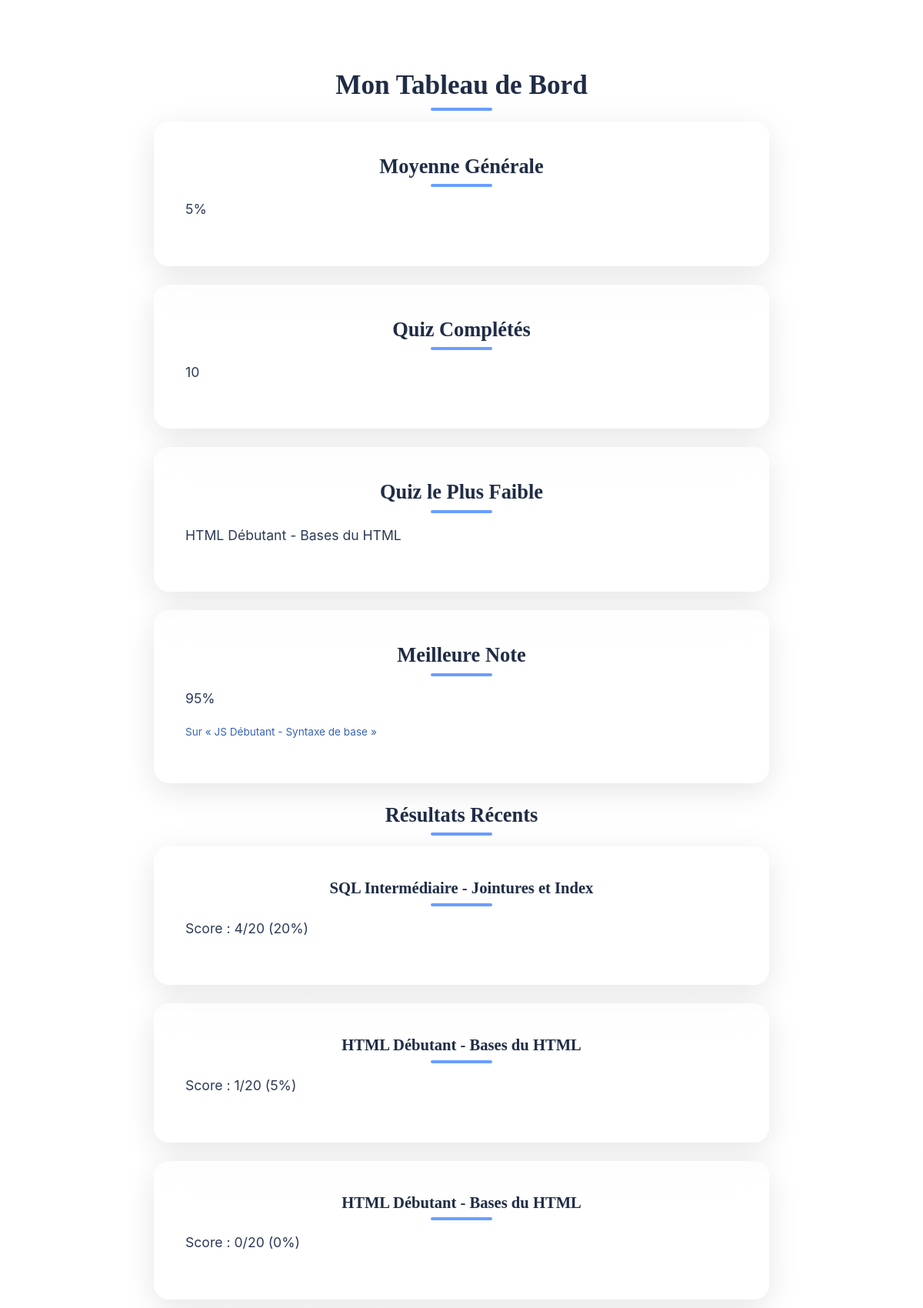
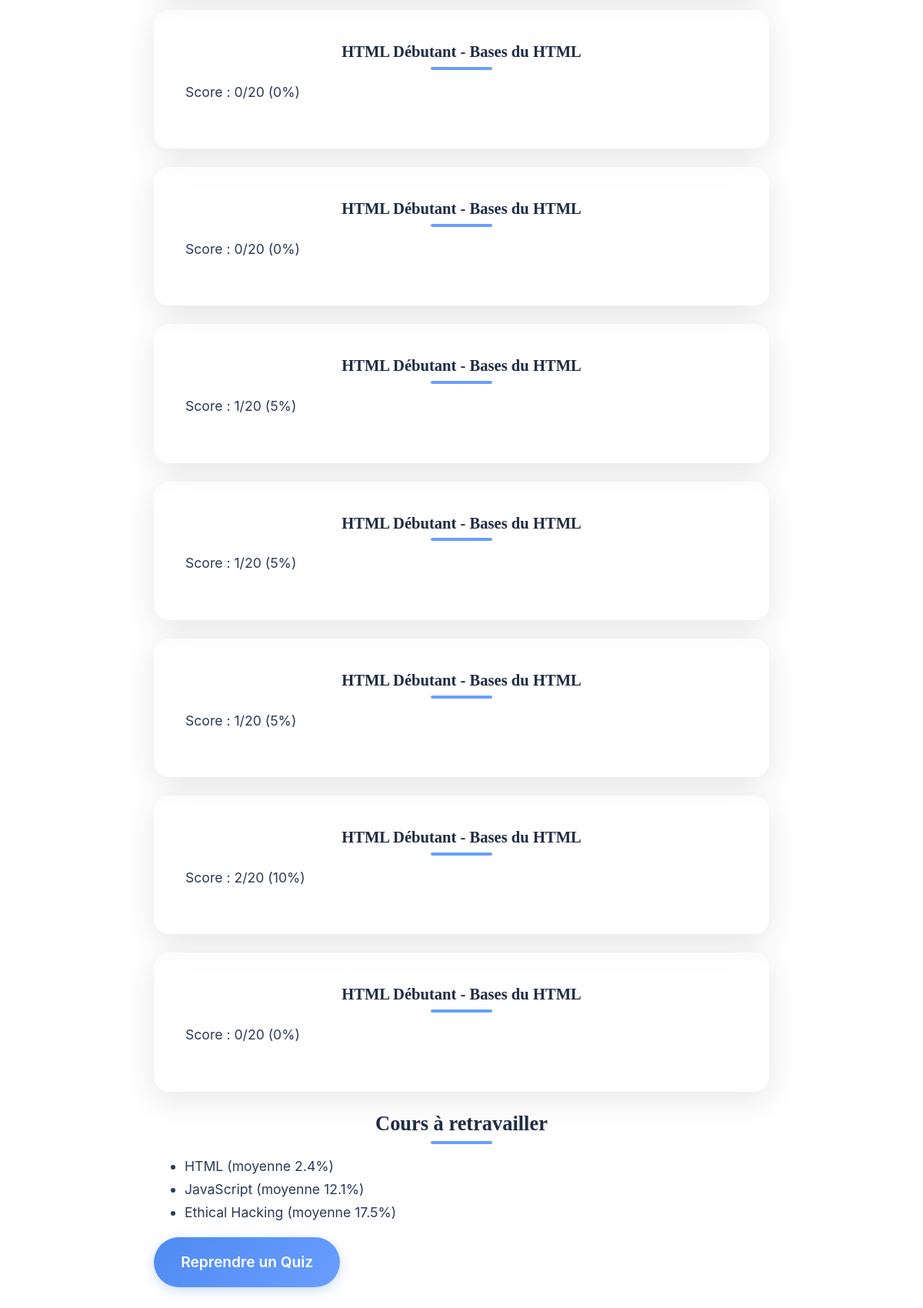
Page /evaluation/dashboard.php (signed in, upper part) on the committed database (2 pictures, top to bottom).
### tables this page shows
CREATE TABLE `quiz_results` (
  `id` int(11) NOT NULL,
  `user_id` int(11) NOT NULL,
  `quiz_id` int(11) NOT NULL,
  `score` int(11) NOT NULL,
  `total_questions` int(11) NOT NULL,
  `session_id` varchar(128) NOT NULL,
  `created_at` timestamp NOT NULL DEFAULT current_timestamp()
);

CREATE TABLE `quiz` (
  `id` int(11) NOT NULL,
  `cours_id` int(11) DEFAULT NULL,
  `niveau` enum('1','2','3') DEFAULT NULL,
  `title` varchar(255) DEFAULT NULL,
  `total_questions` int(11) DEFAULT 20,
  `description` text DEFAULT NULL
);

CREATE TABLE `cours` (
  `id` int(11) NOT NULL,
  `titre` varchar(100) NOT NULL,
  `description` text DEFAULT NULL
);

### evaluation/dashboard.php (the view, shortened to what this page needs)
<?php
include_once('includes/functions.php');
$user_id = (int) $_SESSION['user_id'];
try {
    $stmt = $pdo->prepare(
        "SELECT q.title AS quiz_title, qr.score, qr.total_questions
         FROM quiz_results qr
         JOIN quiz q ON qr.quiz_id = q.id
         WHERE qr.user_id = ?
         ORDER BY qr.id DESC
         LIMIT 10"
    );
    $stmt->execute([$user_id]);
    $recentProgress = $stmt->fetchAll(PDO::FETCH_ASSOC);
    $toWorkStmt = $pdo->prepare(
        "SELECT
            c.id,
            c.titre AS cours,
            ROUND(AVG(qr.score/qr.total_questions*100), 1) AS avg_pct
         FROM quiz_results qr
         JOIN quiz q ON qr.quiz_id = q.id
         JOIN cours c ON q.cours_id = c.id
         WHERE qr.user_id = ?
         GROUP BY c.id
         HAVING avg_pct < 50
         ORDER BY avg_pct ASC
         LIMIT 3"
    );
    $toWorkStmt->execute([$user_id]);
    $courseToWork = $toWorkStmt->fetchAll(PDO::FETCH_ASSOC);
    $maxQuizStmt = $pdo->prepare("
        SELECT
            qr.score,
            qr.total_questions,
            q.title AS quiz_title
        FROM quiz_results qr
        JOIN quiz q ON qr.quiz_id = q.id
        WHERE qr.user_id = ?
        ORDER BY (qr.score/qr.total_questions) DESC
        LIMIT 1
    ");
    $maxQuizStmt->execute([$user_id]);
    $maxQuizData = $maxQuizStmt->fetch(PDO::FETCH_ASSOC);
    if ($maxQuizData) {
        $maxScore     = (int) $maxQuizData['score'];
        $maxTotal     = (int) $maxQuizData['total_questions'];
        $maxPct       = $maxTotal > 0 ? round($maxScore / $maxTotal * 100) : 0;
        $maxQuizTitle = htmlspecialchars($maxQuizData['quiz_title']);
    } else {
        $maxPct       = 0;
        $maxQuizTitle = '—';
    }
    $scores = array_column($recentProgress, 'score');
    $totals = array_column($recentProgress, 'total_questions');
    $average = (!empty($scores) && array_sum($totals) > 0)
        ? round(array_sum($scores) / array_sum($totals) * 100)
        : 0;
    $completed = count($recentProgress);
    $weakest = null;
    if ($completed) {
        $percentages = [];
        foreach ($recentProgress as $item) {
            $percentages[] = ($item['total_questions'] > 0)
                ? ($item['score'] / $item['total_questions'] * 100)
                : 0;
        }
        $minIndex = array_keys($percentages, min($percentages))[0];
        $weakest = $recentProgress[$minIndex]['quiz_title'];
    }
} catch (Exception $e) {
    die("Erreur lors du chargement du tableau de bord : " . $e->getMessage());
}
?>
<!DOCTYPE html>
<html lang="fr">
<head>
    <link rel="stylesheet" href="assets/css/style.css">
</head>
<body>
    <div class="container">
        <h1>Mon Tableau de Bord</h1>
        <div class="dashboard-grid">
            <div class="metric-card">
                <h2>Moyenne Générale</h2>
                <p class="metric-value"><?= $average ?>%</p>
            </div>
            <div class="metric-card">
                <h2>Quiz Complétés</h2>
                <p class="metric-value"><?= $completed ?></p>
            </div>
            <div class="metric-card">
                <h2>Quiz le Plus Faible</h2>
                <p class="metric-value"><?= htmlspecialchars($weakest ?? '—') ?></p>
            </div>
            <div class="metric-card">
                <h2>Meilleure Note</h2>
                <p class="metric-value"><?= $maxPct ?>%</p>
                <p class="small-text">Sur « <?= htmlspecialchars($maxQuizTitle) ?> »</p>
            </div>
        </div>
        <section class="progress-section">
            <h2>Résultats Récents</h2>
            <?php if (!empty($recentProgress)): ?>
                <?php foreach ($recentProgress as $item): ?>
                    <div class="progress-card">
                        <h3><?= htmlspecialchars($item['quiz_title']) ?></h3>
                        <?php
                            $pct = ($item['total_questions'] > 0)
                                ? round($item['score'] / $item['total_questions'] * 100)
                                : 0;
                        ?>
                        <p>Score : <?= $item['score'] ?>/<?= $item['total_questions'] ?> (<?= $pct ?>%)</p>
                    </div>
                <?php endforeach; ?>
            <?php else: ?>
                <p>Aucun résultat trouvé. Lancez un quiz pour démarrer vos progrès !</p>
            <?php endif; ?>
        </section>
        <section class="to-work-section">
            <h2>Cours à retravailler </h2>
            <?php if (!empty($courseToWork)): ?>
                <ul>
                <?php foreach ($courseToWork as $cw): ?>
                    <li><?= htmlspecialchars($cw['cours']) ?> (moyenne <?= $cw['avg_pct'] ?>%)</li>
                <?php endforeach; ?>
                </ul>
            <?php else: ?>
                <p>Félicitations ! Toutes vos moyennes sont supérieures à 50 %.</p>
            <?php endif; ?>
        </section>
        <div class="btn-group">
            <a href="courses.php" class="btn">Reprendre un Quiz</a>
        </div>
        <section class="recommendation-section">
               <ul class="recommendation-list">
                  <?php include('recommender.php'); ?>
                </ul>
        </section>
    </div>
</body>
</html>

### evaluation/assets/css/style.css (style rules this page uses)
:root { --primary: #4e8af3; --secondary: #3762b5; --accent: #6a9eff; --background: #f5fafd; --text: #2b3a57; --highlight: #c8e5f7; --deep: #1f2c45; --light: #ffffff; --button-gradient: linear-gradient(135deg, #4e8af3, #6a9eff); --card-shadow: rgba(0, 0, 0, 0.1); --error: #f472b6; --error-bg: #fff1f2; --success: #34d399; --success-bg: #d1fae5; --glass-bg: rgba(255, 255, 255, 0.25); --glass-blur: blur(20px); }
body { font-family: 'Inter', sans-serif; background: url('../bg.jpg') no-repeat center center fixed; background-size: cover; color: var(--text); margin: 0; padding: 4rem; font-size: clamp(1rem, 2vw, 1.1rem); line-height: 1.7; position: relative; -webkit-font-smoothing: antialiased; -moz-osx-font-smoothing: grayscale; text-rendering: optimizeLegibility; }
body::before { content: ''; position: fixed; top: 0; left: 0; width: 100%; height: 100%; z-index: -1; opacity: 0.2; }
h1, h2, h3 { font-family: 'Merriweather', serif; color: var(--deep); text-align: center; margin: 0 0 1.5rem; font-weight: 700; line-height: 1.3; text-shadow: 0 1px 2px rgba(0, 0, 0, 0.05); position: relative; transition: all 0.3s ease; }
h1::after, h2::after, h3::after { content: ''; width: 80px; height: 4px; background: var(--accent); position: absolute; bottom: -10px; left: 50%; transform: translateX(-50%); border-radius: 2px; }
.container { max-width: 800px; margin: 0 auto; padding: 1.5rem; }
.progress-card, .recommendation-card, .level-card, .metric-card, .course-card, .intro-card, .question-card, .result-card { padding: 2.5rem; border-radius: 20px; box-shadow: 0 10px 40px var(--card-shadow); border: 1px solid rgba(255, 255, 255, 0.3); transition: transform 0.4s ease, box-shadow 0.4s ease; position: relative; overflow: hidden; margin-bottom: 1.5rem; background: var(--glass-bg); backdrop-filter: var(--glass-blur); }
.btn, .btn-level, .btn-small, .submit-btn, .retry-btn { background: var(--button-gradient); color: var(--light); padding: 1rem 2.2rem; border-radius: 40px; font-size: 1.2rem; font-weight: 600; text-decoration: none; display: inline-block; text-align: center; border: none; cursor: pointer; box-shadow: 0 4px 15px rgba(78, 138, 243, 0.3); transition: transform 0.3s ease, box-shadow 0.4s ease; }
.small-text { font-size: 0.85rem; color: var(--secondary); margin-top: 4px; }

### rows in the picture
quiz_results: maxPct "95", quiz.title "JS Débutant - Syntaxe de base"
cours: titre "HTML", avg_pct "2.4"
cours: titre "JavaScript", avg_pct "12.1"
cours: titre "Ethical Hacking", avg_pct "17.5"

### other values in the picture
$average "5"
$completed "10"
$weakest "HTML Débutant - Bases du HTML"
$item['quiz_title'] "SQL Intermédiaire - Jointures et Index"
$item['score'] "4"
$item['total_questions'] "20"
$pct "20"
$item['quiz_title'] "HTML Débutant - Bases du HTML"
$item['score'] "1"
$pct "5"
$item['score'] "0"
$pct "0"
$item['score'] "2"
$pct "10"
